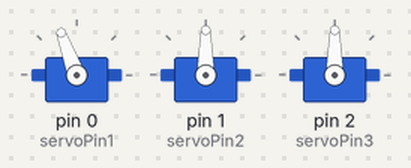
This sketch was run on a simulated Arduino Uno, built with avr-gcc and run on an emulated ATmega328P. Shown: 3 × servo.

Above: at 1.3 s.
At 10.4 s:
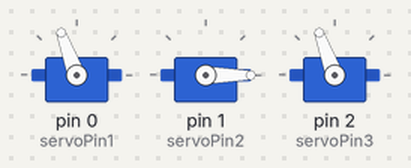
At 13.9 s:
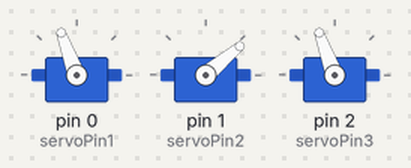
At 20.4 s:
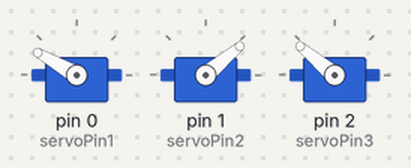
At 27.6 s:
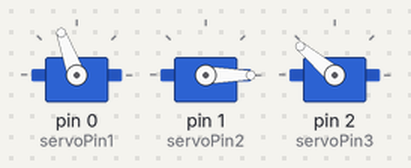
At 37.7 s:
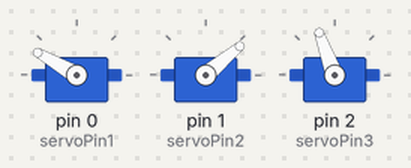
Timing chart, 0 to 40.0 s (numbered marks = the images above):
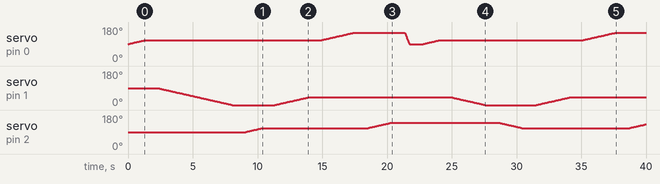

The sketch:

testcode_servos.ino
```cpp
#include <VarSpeedServo.h>
VarSpeedServo servo1;
VarSpeedServo servo2;
VarSpeedServo servo3;

int servoPin1 = 0;
int servoPin2 = 1;
int servoPin3 = 2;

void setup(){
  servo1.attach(servoPin1);
  servo2.attach(servoPin2);
  servo3.attach(servoPin3);
}

void loop(){
  servo1.write(110, 10, true);
  delay(1000);
  servo2.write(0, 10, true);
  delay(1000);
  servo3.write(110, 10, true);
  delay(1000);
  servo2.write(40, 10, true);
  delay(1000);
  servo1.write(150, 10, true);
  delay(1000);
  servo3.write(140, 10, true);
  delay(1000);
  servo1.write(90, 100, true);
  delay(1000);
}
```
